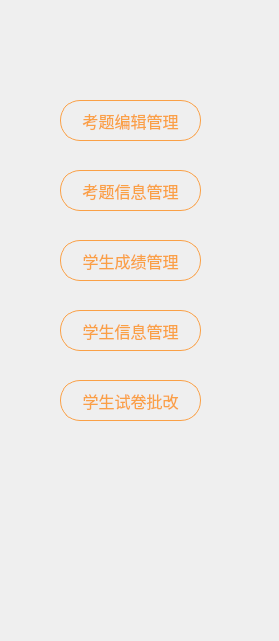
  <widget class="QWidget" name="widget_2" native="true">
   <property name="geometry">
    <rect>
     <x>134</x>
     <y>290</y>
     <width>279</width>
     <height>641</height>
    </rect>
   </property>
   <property name="styleSheet">
    <string notr="true">#widget_2
{
background-color:#f9f9f9;
}</string>
   </property>
   <widget class="QPushButton" name="pushButton_3">
    <property name="geometry">
     <rect>
      <x>60</x>
      <y>100</y>
      <width>141</width>
      <height>41</height>
     </rect>
    </property>
    <property name="font">
     <font>
      <family>黑体</family>
      <pointsize>12</pointsize>
      <weight>50</weight>
      <bold>false</bold>
     </font>
    </property>
    <property name="styleSheet">
     <string notr="true">#pushButton_3{
border:none;
border:1px solid #faa046;
color:#faa046;
border-radius:20;
}

#pushButton_3:hover{
border:1px solid #50b8f7;
color:#50b8f7;
}</string>
    </property>
    <property name="text">
     <string>考题编辑管理</string>
    </property>
   </widget>
   <widget class="QPushButton" name="pushButton_4">
    <property name="geometry">
     <rect>
      <x>60</x>
      <y>170</y>
      <width>141</width>
      <height>41</height>
     </rect>
    </property>
    <property name="font">
     <font>
      <family>黑体</family>
      <pointsize>12</pointsize>
      <weight>50</weight>
      <bold>false</bold>
     </font>
    </property>
    <property name="styleSheet">
     <string notr="true">#pushButton_4{
border:none;
border:1px solid #faa046;
color:#faa046;
border-radius:20;
}

#pushButton_4:hover{
border:1px solid #50b8f7;
color:#50b8f7;
}</string>
    </property>
    <property name="text">
     <string>考题信息管理</string>
    </property>
   </widget>
   <widget class="QPushButton" name="pushButton_5">
    <property name="geometry">
     <rect>
      <x>60</x>
      <y>240</y>
      <width>141</width>
      <height>41</height>
     </rect>
    </property>
    <property name="font">
     <font>
      <family>黑体</family>
      <pointsize>12</pointsize>
      <weight>50</weight>
      <bold>false</bold>
     </font>
    </property>
    <property name="styleSheet">
     <string notr="true">#pushButton_5{
border:none;
border:1px solid #faa046;
color:#faa046;
border-radius:20;
}

#pushButton_5:hover{
border:1px solid #50b8f7;
color:#50b8f7;
}</string>
    </property>
    <property name="text">
     <string>学生成绩管理</string>
    </property>
   </widget>
   <widget class="QPushButton" name="pushButton_6">
    <property name="geometry">
     <rect>
      <x>60</x>
      <y>310</y>
      <width>141</width>
      <height>41</height>
     </rect>
    </property>
    <property name="font">
     <font>
      <family>黑体</family>
      <pointsize>12</pointsize>
      <weight>50</weight>
      <bold>false</bold>
     </font>
    </property>
    <property name="styleSheet">
     <string notr="true">#pushButton_6{
border:none;
border:1px solid #faa046;
color:#faa046;
border-radius:20;
}

#pushButton_6:hover{
border:1px solid #50b8f7;
color:#50b8f7;
}</string>
    </property>
    <property name="text">
     <string>学生信息管理</string>
    </property>
   </widget>
   <widget class="QPushButton" name="pushButton_7">
    <property name="geometry">
     <rect>
      <x>60</x>
      <y>380</y>
      <width>141</width>
      <height>41</height>
     </rect>
    </property>
    <property name="font">
     <font>
      <family>黑体</family>
      <pointsize>12</pointsize>
      <weight>50</weight>
      <bold>false</bold>
     </font>
    </property>
    <property name="styleSheet">
     <string notr="true">#pushButton_7{
border:none;
border:1px solid #faa046;
color:#faa046;
border-radius:20;
}

#pushButton_7:hover{
border:1px solid #50b8f7;
color:#50b8f7;
}</string>
    </property>
    <property name="text">
     <string>学生试卷批改</string>
    </property>
   </widget>
  </widget>
